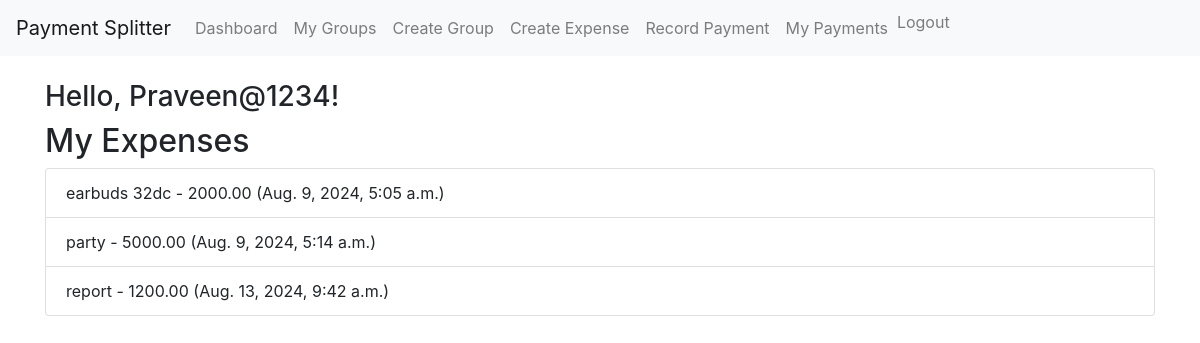
Screenshot of /expenses/ (signed in) with the database file from the repository.
### splitterApp/models.py (models this page shows, shortened)
class Expense(models.Model):
    group = models.ForeignKey(Group, on_delete=models.CASCADE)
    amount = models.DecimalField(max_digits=10, decimal_places=2)
    description = models.CharField(max_length=255)
    created_by = models.ForeignKey(User, on_delete=models.CASCADE)
    created_at = models.DateTimeField(auto_now_add=True)
    payer = models.ForeignKey(User, related_name='expenses_paid', on_delete=models.CASCADE, default=1)  # Add this line
    custom_splits = jsonfield.JSONField(default=dict, blank=True)

### splitterApp/views.py (the view)
# urls.py: path('expenses/', expense_list, name='expense_list'),
@login_required
def expense_list(request):
    expenses = Expense.objects.filter(group__members=request.user)
    return render(request, 'expense_list.html', {'expenses': expenses})

### splitterApp/templates/expense_list.html
{% extends "base.html" %}
{% block content %}
<h2>My Expenses</h2>
<ul class="list-group">
    {% for expense in expenses %}
        <li class="list-group-item">
            {{ expense.description }} - {{ expense.amount }} ({{ expense.created_at }})
        </li>
    {% endfor %}
</ul>
{% endblock %}

### splitterApp/templates/base.html (shortened to what this page needs)
<!DOCTYPE html>
<html lang="en">
<head>
    <link href="https://stackpath.bootstrapcdn.com/bootstrap/4.5.2/css/bootstrap.min.css" rel="stylesheet">
</head>
<body>
    <nav class="navbar navbar-expand-lg navbar-light bg-light">
        <a class="navbar-brand" href="#">Payment Splitter</a>
        <div class="collapse navbar-collapse" id="navbarNav">
            <ul class="navbar-nav">
                {% if user.is_authenticated %}
                    <li class="nav-item">
                        <a class="nav-link" href="{% url 'dashboard' %}">Dashboard</a>
                    </li>
                    <li class="nav-item">
                        <a class="nav-link" href="{% url 'group_list' %}">My Groups</a>
                    </li>
                    <li class="nav-item">
                        <a class="nav-link" href="{% url 'create_group' %}">Create Group</a>
                    </li>
                    <li class="nav-item">
                        <a class="nav-link" href="{% url 'create_expense' %}">Create Expense</a>
                    </li>
                    <li class="nav-item">
                        <a class="nav-link" href="{% url 'create_payment' %}">Record Payment</a>
                    </li>
                    <li class="nav-item">
                        <a class="nav-link" href="{% url 'payment_list' %}">My Payments</a>
                    </li>
                    <li class="nav-item">
                        <form method="post" action="{% url 'logout' %}">
                        <button type="submit" class="btn btn-link nav-link" style="display: inline; padding: 0;">Logout</button>
                        </form>
                    </li>
                {% endif %}
            </ul>
        </div>
    </nav>
    <div class="container mt-4">
        <h3>Hello, {{ user.username }}!</h3>
        {% block content %}
        {% endblock %}
    </div>
</body>
</html>

### rows the page displays
Expense: description "earbuds 32dc", amount "2000.00", created_at "Aug. 9, 2024, 5:05 a.m."
Expense: description "party", amount "5000.00", created_at "Aug. 9, 2024, 5:14 a.m."
Expense: description "report", amount "1200.00", created_at "Aug. 13, 2024, 9:42 a.m."

### other values shown
{{ user.username }} "Praveen@1234"
